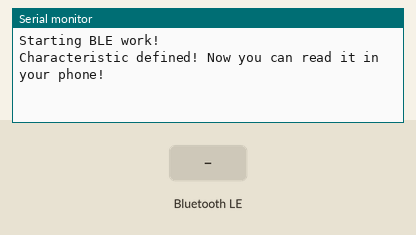
A sketch run on a simulated ESP32. Parts: the last lines printed to the serial monitor. The inputs (shaded band) are chosen by the test bench. Nothing arrives over Bluetooth unless stated; a phone connects over Bluetooth LE 3 s after start.

Above: at 1.2 s.
1.3 s: Bluetooth LE write "1" received
At 2.2 s:
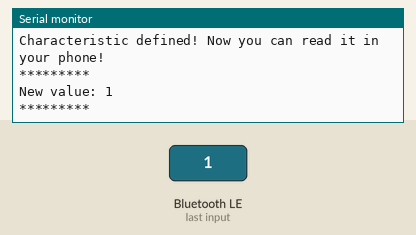
2.8 s: Bluetooth LE write "0" received
At 3.4 s:
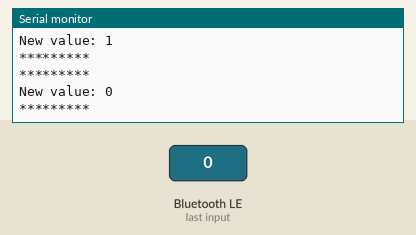
4.3 s: Bluetooth LE write "2" received
At 5.7 s:
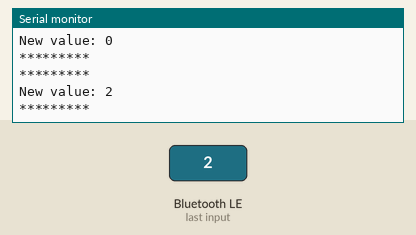

The sketch:

BLE_server.ino
```cpp
/*
    Based on Neil Kolban example for IDF: https://github.com/nkolban/esp32-snippets/blob/master/cpp_utils/tests/BLE%20Tests/SampleServer.cpp
    Ported to Arduino ESP32 by Evandro Copercini
    updates by chegewara
*/

#include <BLEDevice.h>
#include <BLEUtils.h>
#include <BLEServer.h>

// See the following for generating UUIDs:
// https://www.uuidgenerator.net/

#define SERVICE_UUID        "1a1a939f-3a3f-42e1-9faf-f20054d23970"
#define CHARACTERISTIC_UUID "11b59585-8af5-4bbd-af39-587e0e982af2"

class MyCallbacks: public BLECharacteristicCallbacks {
    void onWrite(BLECharacteristic *pCharacteristic) {
      std::string value = pCharacteristic->getValue();

      if (value.length() > 0) {
        Serial.println("*********");
        Serial.print("New value: ");
        for (int i = 0; i < value.length(); i++)
          Serial.print(value[i]);

        Serial.println();
        Serial.println("*********");
      }
    }
};

void setup() {
  Serial.begin(115200);
  Serial.println("Starting BLE work!");

  BLEDevice::init("Aye Aye");
  BLEServer *pServer = BLEDevice::createServer();
  BLEService *pService = pServer->createService(SERVICE_UUID);
  BLECharacteristic *pCharacteristic = pService->createCharacteristic(
                                         CHARACTERISTIC_UUID,
                                         BLECharacteristic::PROPERTY_READ |
                                         BLECharacteristic::PROPERTY_WRITE
                                       );

  pCharacteristic->setCallbacks(new MyCallbacks());

  pCharacteristic->setValue("Halo halo Bandung, disini Ade dan Hadi");
  pService->start();

  // BLEAdvertising *pAdvertising = pServer->getAdvertising();  // this still is working for backward compatibility
  BLEAdvertising *pAdvertising = BLEDevice::getAdvertising();
  pAdvertising->addServiceUUID(SERVICE_UUID);
  pAdvertising->setScanResponse(true);
  pAdvertising->setMinPreferred(0x06);  // functions that help with iPhone connections issue
  pAdvertising->setMinPreferred(0x12);
  BLEDevice::startAdvertising();
  Serial.println("Characteristic defined! Now you can read it in your phone!");
}

void loop() {
  // put your main code here, to run repeatedly:
  delay(2000);
}
```

Measured:
- after the input at 1.3 s, the serial monitor: prints a new line at once (image 1)
- after the input at 2.8 s, the serial monitor: prints a new line at once (image 2)
- after the input at 4.3 s, the serial monitor: prints a new line at once (image 3)
